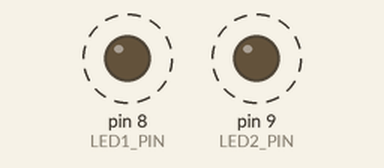
A sketch run on a simulated Arduino Uno, built with avr-gcc and run on an emulated ATmega328P. Shown: output pins drawn as LEDs (lit = HIGH). Dashed ring = blinking.

Above: at 0.08 s.
Timing chart, 0 to 3.0 s (numbered marks = the images above):
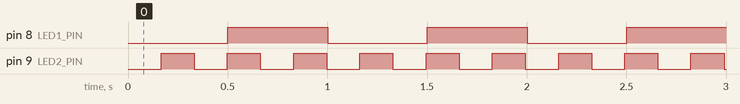

Measured:
- by itself, pin 8 (LED1_PIN): alternates HIGH for 0.50 s and LOW for 0.50 s
- by itself, pin 9 (LED2_PIN): alternates HIGH for 0.17 s and LOW for 0.17 s

The sketch:

zad1.ino
```cpp
#define F_CPU 16000000UL
#include <avr/io.h>
#include <util/delay.h>

#ifndef bit_macros
#define _BV(bit)  (1<<(bit))
#define sbi(reg, bit) reg |= (_BV(bit))
#define cbi(reg, bit) reg &= ~(_BV(bit))
#define tbi(reg, bit) reg ^= (_BV(bit))
#define bit_is_set(sfr, bit)  ((sfr) & _BV(bit))
#define bit_is_clear(sfr, bit) (!((sfr) & _BV(bit)))
#endif

// Konfiguracja pinów - dostosuj do swojej płytki
#define LED1_PIN 0 // PORTB
#define LED2_PIN 1 // PORTB

int main(void) {
    // Ustawienie pinów diod jako wyjścia
    sbi(DDRB, LED1_PIN);
    sbi(DDRB, LED2_PIN);

    uint16_t timer_1hz = 0;
    uint16_t timer_3hz = 0;

    while (1) {
        _delay_ms(1); // Podstawa czasu dla pętli
        timer_1hz++;
        timer_3hz++;

        // LED1 - 1Hz (zmiana stanu co 500ms)
        if (timer_1hz >= 500) {
            tbi(PORTB, LED1_PIN);
            timer_1hz = 0;
        }

        // LED2 - 3Hz (zmiana stanu co ok. 166ms)
        if (timer_3hz >= 166) {
            tbi(PORTB, LED2_PIN);
            timer_3hz = 0;
        }
    }
}
```
